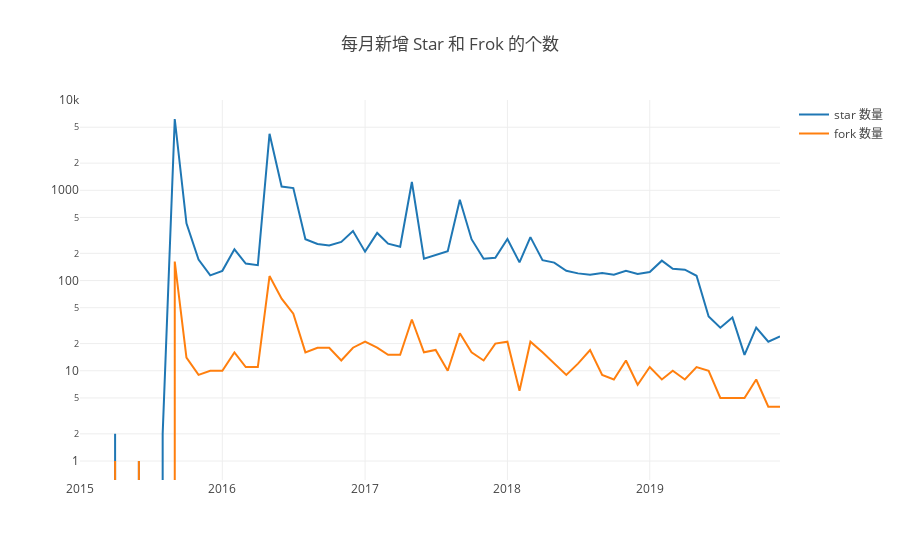

The notebook cell this image was saved under:
### Markdown cell above
### 1. 每月新增 Star 和 Frok 的个数

### Code cell
Promise.all(yms.map(ym => {
    var q = `
            SELECT count(CASE WHEN repo_id='32665718' AND type='WatchEvent' AND toMonth(created_at)=${ym['m']} THEN 1 ELSE NULL END) AS star,
            count(CASE WHEN repo_id='32665718' AND type='ForkEvent' AND toMonth(created_at)=${ym['m']} THEN 1 ELSE NULL END) AS fork
            FROM github_log.year${ym['y']}
            `
    return query(q);
})).then(data => {
    var starCount = [], tableDict = [], forkCount = [];
    data.forEach((d, i) => {
        starCount.push(d[0].star);
        forkCount.push(d[0].fork);
        tableDict.push({'ym': yms_axis[i], 'star': starCount[starCount.length-1], 'fork': forkCount[forkCount.length-1]});
    });
    openDigger.render.plotly([
        {x: yms_axis, y: starCount, mode: 'scatter', name: 'star 数量'},
        {x: yms_axis, y: forkCount, mode: 'scatter', name: 'fork 数量'},
    ], {
        title: '每月新增 Star 和 Frok 的个数',
        yaxis: {type: 'log'}
    });
    console.table(tableDict.map((d) => {
        return {
            '日期': d.ym,
            'star 数量': d.star,
            'fork 数量': d.fork,
        };
    }));
})

### Figure 1 — Plotly figure (JSON) as saved in the notebook; plotly's stock layout.template omitted (floating-point values rounded to 4 significant figures)
{"data": [{"mode": "scatter", "name": "star 数量", "x": ["2015-1", "2015-2", "2015-3", "2015-4", "2015-5", "2015-6", "2015-7", "2015-8", "2015-9", "2015-10", "2015-11", "2015-12", "2016-1", "2016-2", "2016-3", "2016-4", "2016-5", "2016-6", "2016-7", "2016-8", "2016-9", "2016-10", "2016-11", "2016-12", "2017-1", "2017-2", "2017-3", "2017-4", "2017-5", "2017-6", "2017-7", "2017-8", "2017-9", "2017-10", "2017-11", "2017-12", "2018-1", "2018-2", "2018-3", "2018-4", "2018-5", "2018-6", "2018-7", "2018-8", "2018-9", "2018-10", "2018-11", "2018-12", "2019-1", "2019-2", "2019-3", "2019-4", "2019-5", "2019-6", "2019-7", "2019-8", "2019-9", "2019-10", "2019-11", "2019-12"], "y": ["0", "0", "0", "2", "0", "1", "0", "2", "6167", "430", "171", "114", "128", "222", "154", "148", "4225", "1100", "1058", "287", "254", "244", "268", "353", "209", "337", "256", "237", "1236", "175", "192", "211", "784", "287", "174", "179", "289", "159", "303", "168", "158", "128", "120", "116", "121", "116", "128", "118", "124", "166", "135", "132", "113", "40", "30", "39", "15", "30", "21", "24"]}, {"mode": "scatter", "name": "fork 数量", "x": ["2015-1", "2015-2", "2015-3", "2015-4", "2015-5", "2015-6", "2015-7", "2015-8", "2015-9", "2015-10", "2015-11", "2015-12", "2016-1", "2016-2", "2016-3", "2016-4", "2016-5", "2016-6", "2016-7", "2016-8", "2016-9", "2016-10", "2016-11", "2016-12", "2017-1", "2017-2", "2017-3", "2017-4", "2017-5", "2017-6", "2017-7", "2017-8", "2017-9", "2017-10", "2017-11", "2017-12", "2018-1", "2018-2", "2018-3", "2018-4", "2018-5", "2018-6", "2018-7", "2018-8", "2018-9", "2018-10", "2018-11", "2018-12", "2019-1", "2019-2", "2019-3", "2019-4", "2019-5", "2019-6", "2019-7", "2019-8", "2019-9", "2019-10", "2019-11", "2019-12"], "y": ["0", "0", "0", "1", "0", "1", "0", "0", "162", "14", "9", "10", "10", "16", "11", "11", "112", "63", "43", "16", "18", "18", "13", "18", "21", "18", "15", "15", "37", "16", "17", "10", "26", "16", "13", "20", "21", "6", "21", "16", "12", "9", "12", "17", "9", "8", "13", "7", "11", "8", "10", "8", "11", "10", "5", "5", "5", "8", "4", "4"]}], "layout": {"autosize": true, "title": {"text": "每月新增 Star 和 Frok 的个数"}, "xaxis": {"autorange": true, "range": ["2015-01-01", "2019-12-01"], "type": "date"}, "yaxis": {"autorange": true, "range": [-0.2106, 4.001], "type": "log"}}}
